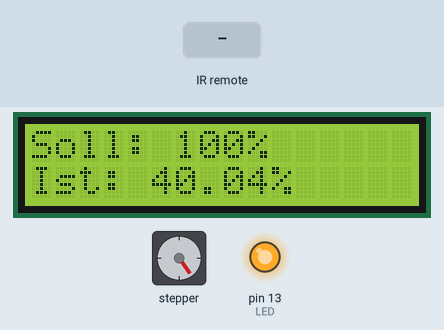
Recording of a sketch running on a simulated Arduino Uno, built with avr-gcc and run on an emulated ATmega328P. On the bench: 16×2 character LCD, stepper motor, output pins drawn as LEDs (lit = HIGH). The inputs (shaded band) are chosen by the test bench. Stepper angles assume 2048 steps per turn; what the sketch prints to the serial monitor is not drawn.

Above: at 1.2 s.
1.3 s: infrared code 0xFF18E7 received
At 3.2 s:
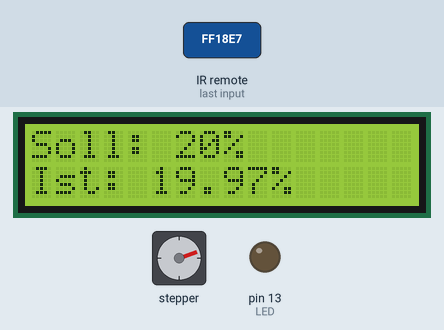
4.3 s: infrared code 0xFF30CF received
At 5.8 s:
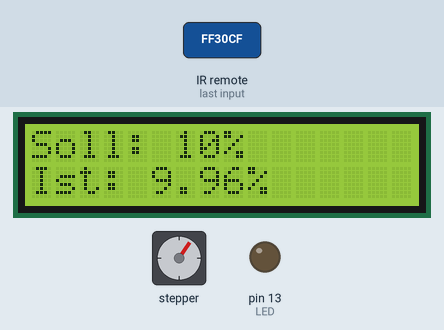
7.3 s: infrared code 0xFF7A85 received
At 9.7 s:
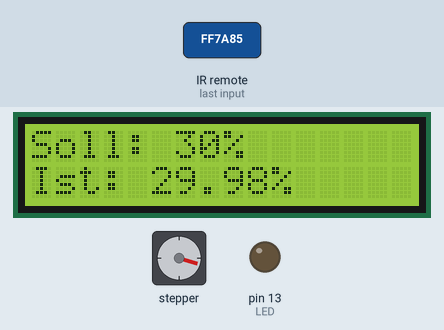
10.3 s: infrared code 0xFF10EF received
At 12.4 s:
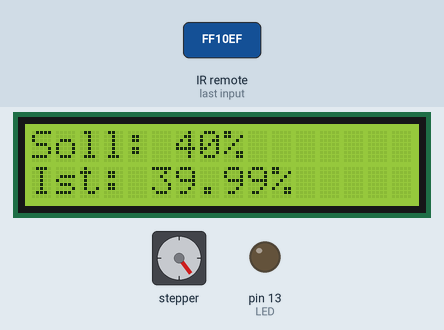
13.3 s: infrared code 0xFF38C7 received
At 15.6 s:
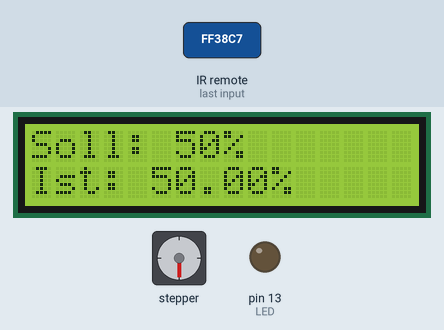
16.3 s: infrared code 0xFF5AA5 received
At 18.7 s:
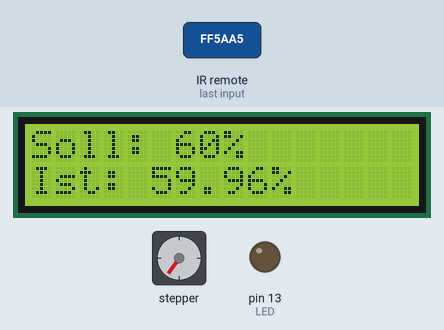
Timing chart, 0 to 20.3 s (numbered marks = the images above; inputs shaded):
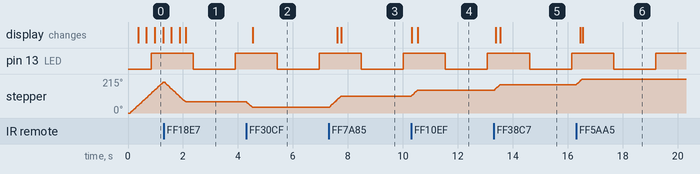

Measured:
- after the input at 4.3 s, stepper: turns 36° counter-clockwise in 0.22 s, starting at once; the display: changes after 0.23 s (image 2)
- after the input at 7.3 s, stepper: turns 72° clockwise in 0.43 s, starting at once; the display: first changes after 0.31 s (image 3 shows a later state)
- after the input at 10.3 s, stepper: turns 36° clockwise in 0.21 s, starting at once; the display: first changes at once (image 4 shows a later state)
- after the input at 13.3 s, stepper: turns 37° clockwise in 0.22 s, starting at once; the display: first changes after 0.08 s (image 5 shows a later state)
- after the input at 16.3 s, stepper: turns 35° clockwise in 0.21 s, starting at once; the display: first changes after 0.16 s (image 6 shows a later state)

The sketch:

TestAll.ino
```cpp
#include <Stepper.h> //Lib for stepper Motor
#include <TimerOne.h>  //Lib for TimerInterupts
#include <IRremote.h>  //Liv for IR Empf
#include <LiquidCrystal.h>


//LCD Display use
LiquidCrystal lcd(0, 1, 2, 3, 4, 5);  //VSS Masse VDD=5+ V0=Poti RS=0 R/W=Masse E=1 D4=2 D5=3 D6=4 D7=5 A=5+ K=Masse


//Infarot Sensor
int RECV_PIN = 6; //Pin nummer 6 Für IR
IRrecv irrecv(RECV_PIN);
decode_results results; //Dieser Befehl sorgt dafür, dass die Daten, die per Infrarot eingelesen werden unter „results“ abgespeichert werden.

// Motor Control
int SPMU = 2048;  //Number of Steps per Round (max 2048)
Stepper myStepper(SPMU, 42,44,43,45); //8 = IN4;  9 = IN3; 10 = IN2; 11 = IN1
int akPosition = 0; //inPerzent
int MaxSteps = 2048; // maximale anzahl der Schritte
int MyTarget = 0;

//Single LED setup Heartbeat
int LED=13; //Pin for LED
int helligkeit= 0; //startvalue
int fadeschritte= 1; //stepwith


void setup()

{
//Stepper Setup
  myStepper.setSpeed(100); //rpm

//LED setup
pinMode(LED, OUTPUT);

//LCD 16 Spalten, 2 Zeilen
lcd.begin(16, 2);

//Set USB interface
Serial.begin(9600);
Serial.println("Los Gehts");

//Set InteruptTimers
Timer1.initialize(6*1000); //x ms Timer
Timer1.attachInterrupt(SetMyLED);


irrecv.enableIRIn(); //Init IR Sensor

}

void loop()
{


if (irrecv.decode(&results))
{
switch (results.value)
{
case 16724175: // 1
MyTarget = 10;
break;
case 16718055: // 2
MyTarget = 20;
break;
case 16743045: // 3
MyTarget = 30;
break;
case 16716015: // 4
MyTarget = 40;
break;
case 16726215: // 5
MyTarget = 50;
break;
case 16734885: // 6
MyTarget = 60;
break;
case 16728765: // 7
MyTarget = 70;
break;
case 16730805: // 8
MyTarget = 80;
break;
case 16732845: // 9
MyTarget = 90;
break;
case 16738455: //0
MyTarget = 0;
break;
case 16720605: //I<<
MyTarget = 0;
break;
case 16750695: //100+
MaxSteps = MaxSteps + SPMU;
break;
case 16756815: //200+
MaxSteps = MaxSteps - SPMU;
break;
case 16748655: //EQ
MaxSteps =  SPMU;
break;
case 16754775: //+
akPosition = MaxSteps - SPMU / 5;
MyTarget = 100;
break;
case 16769055: //-
akPosition = SPMU / 5;
MyTarget = 0;
break;
case 16720610: //I<<
MyTarget = 0;
break;
case 16712445: //>>I
MyTarget = 100;
break;

}

//MoveMotor(MyTarget, 10);

Serial.println(results.value, DEC);
Serial.println(MyTarget);
irrecv.resume();
}

MoveMotor(MyTarget, 10);


delay(10);
//lcd.clear();
lcd.setCursor(0, 0);
lcd.print("Soll: ");
lcd.print(MyTarget);
lcd.print("%       ");
lcd.setCursor(0, 1);
lcd.print("Ist: ");
lcd.print((float) akPosition / (float) MaxSteps * 100.0 );
lcd.print("%       ");

TestMotor();
}


void TestMotor()
{// Runs the Motor between 0 - 100%
  //Serial.println(akPosition);
  if (akPosition <= 0 )
    {
      MyTarget = 100;
    }
  else if (akPosition >= MaxSteps)
  {
    MyTarget = 0;
  }
  MoveMotor(MyTarget, 10);


}


void SetMyLED()
{
  analogWrite(LED, helligkeit); //PWM
  helligkeit = helligkeit + fadeschritte; //change Pulsewith
  if (helligkeit == 0 || helligkeit == 255) //if helligkeit = 0 or 255 than change direction
    {
      fadeschritte = -fadeschritte ;
    }

}

//int akPosition = 0 //inSteps
//int MaxSteps = 2048 // maximale anzahl der Schritte


void MoveMotor(int PrzTarget,int MotorStepWith)
{
int StepTarget = 0;
StepTarget = (float) MaxSteps *  ((float)PrzTarget / 100.0);

//Serial.println(PrzTarget);

if (PrzTarget<=100)
{
if (StepTarget > akPosition + MotorStepWith)
  {
    myStepper.step(MotorStepWith);
    akPosition = akPosition + MotorStepWith;
  }
  else if (StepTarget < akPosition - MotorStepWith)
  {
    myStepper.step(MotorStepWith * -1);
    akPosition = akPosition - MotorStepWith;
  }
  else
  {
    myStepper.step(StepTarget - akPosition);
    akPosition = StepTarget;
  }
  //delay(100);
}

else
{

}

}
```
